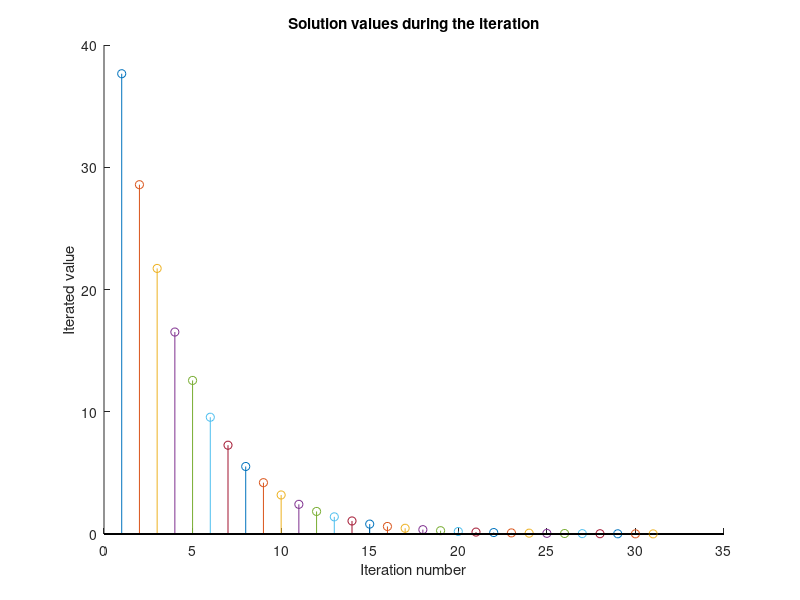

Here is the MATLAB script that generated this plot:
%% This script tries to calculate a simple PR based solution 
% GNSS Competence Team Project 1
% Simple Iterative Least Squares based navigation solution example

%% INIT

clc;clear all;
close all

Time = 1;
x           = [0, 0, 6390, 0];                  % User position and clk error in state-vector
RoverPos    = [0, 0, 6400];                     % Real position, expected result

BasePos = [0, 0, 6350];                     % Base Station Position

Pos1 = [ 6400, -6400, 22000];                   % From navigation messages
Pos2 = [-6400,  6400, 26000];
Pos3 = [-6400, -6400, 20000];
Pos4 = [ 6400,  6400, 25000];

convlimit = 3e-3;                               % Residual threshold (convergence is minimized)

SatStore{1} = Pos1;                             % Structure to hold the positions
SatStore{2} = Pos2;
SatStore{3} = Pos3;
SatStore{4} = Pos4;
PRObservationsRover = [];                            % Array initializations
PRObservationsBase = [];
geometryDistance = [];   

numSats = size(SatStore,2); 

%% Calculate Pseudoranges
for i=1:numSats
   % Initial geometric distance
   PRObservationsRover(i) = sqrt(sum((RoverPos-SatStore{i}).^2)); 
   PRObservationsBase(i) = sqrt(sum((BasePos-SatStore{i}).^2)); 
   
   % Add Errors
   % Clock bias
   PRObservationsRover(i) = PRObservationsRover(i) + 200;
   PRObservationsBase(i) = PRObservationsBase(i) + 50;
   % Random error
%      PRObservations(i) = PRObservations(i) + randi([50 200]);
end

figure;
hold on;
title('Solution values during the iteration');
xlabel('Iteration number');
ylabel('Iterated value');
%% Iterate navigation solutions
% No SV clock error, No Iono/Tropo/Group and signal travel time errors
% Just rcv clock error
%
% Initial guess sol__ = [0,0,0]
%
sol(1) = 0;
sol(2) = 0;
sol(3) = 0;
sol(4) = 0; %Clock

% Start Iteration --------------------------------
for it = 1:2000             % Should be a 'while' but possible to have infinite 
                            % loops when playing with initial values/errors
    
    % Create Design matrix ---------------------------
    for i = 1:numSats

        % Recalculate geometry distance [ y = ^y - y_corr ]in each iteration 
        geometryDistanceRover(i) = sqrt(sum((BasePos(1:3)+sol(1:3)-SatStore{i}).^2));
        geometryDistanceBase(i) = sqrt(sum((BasePos(1:3)-SatStore{i}).^2));
        % Create the Design Matrix [A]
        for j = 1:3
            rho = sqrt(sum((BasePos(1:3)+sol(1:3) - SatStore{1}(1:3)).^2));
            aij = (BasePos(j)+sol(j)-SatStore{i}(j))/rho;
            A(i,j) = aij;
        end
        A(i,4) = 1.0;       % 4th column is the clock bias, all 1
    end

    % Create covariance matrix -----------------------
    if(det(A.'*A)> 1e-3)
        Cov = inv(A.'*A);              
    else
        Cov = pinv(A.'*A);  % Moore-Penrose pseudoinverse
    end
    
    % Multiply Covariance matrix with A.' and PR residual matrix
    y = PRObservationsRover - PRObservationsBase - geometryDistanceRover + geometryDistanceBase; %Initial PR - iterated one residual
    x = Cov*A'*y';

    % Add delta solution, if x' is less than threshold, we have a final
    % solution ---------------------------------------
    sol(1:3) = sol(1:3) + x(1:3)';
    sol(4) = x(4);

    convergence = norm(x(1:3));
    if(convergence < convlimit)
        disp('Converged');
        
        break;
    end

    % This plot shows the iteration of the solution
    stem(it,norm(BasePos(1:3)+sol(1:3)-RoverPos(1:3)));

end
disp('Position');
BasePos(1:3) + sol(1:3)
disp('Reciever clock offset');
sol(4)
disp('Position error');
norm(BasePos(1:3)+sol(1:3)-RoverPos(1:3))


